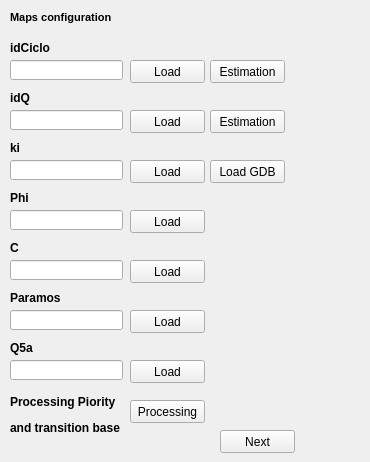
         <widget class="QWidget" name="Mapas_2">
          <widget class="QLabel" name="label_25">
           <property name="geometry">
            <rect>
             <x>10</x>
             <y>10</y>
             <width>351</width>
             <height>16</height>
            </rect>
           </property>
           <property name="font">
            <font>
             <pointsize>8</pointsize>
             <weight>75</weight>
             <bold>true</bold>
            </font>
           </property>
           <property name="text">
            <string>&lt;html&gt;&lt;head/&gt;&lt;body&gt;&lt;p&gt;Maps configuration&lt;/p&gt;&lt;/body&gt;&lt;/html&gt;</string>
           </property>
          </widget>
          <widget class="QPushButton" name="Button_Estimacion_idCiclo">
           <property name="geometry">
            <rect>
             <x>210</x>
             <y>60</y>
             <width>75</width>
             <height>23</height>
            </rect>
           </property>
           <property name="text">
            <string>Estimation</string>
           </property>
          </widget>
          <widget class="QLabel" name="label_26">
           <property name="geometry">
            <rect>
             <x>10</x>
             <y>40</y>
             <width>131</width>
             <height>16</height>
            </rect>
           </property>
           <property name="text">
            <string>&lt;html&gt;&lt;head/&gt;&lt;body&gt;&lt;p&gt;&lt;span style=&quot; font-weight:600;&quot;&gt;idCiclo&lt;/span&gt;&lt;/p&gt;&lt;/body&gt;&lt;/html&gt;</string>
           </property>
          </widget>
          <widget class="QPushButton" name="Button_Load_idCiclo">
           <property name="geometry">
            <rect>
             <x>130</x>
             <y>60</y>
             <width>75</width>
             <height>23</height>
            </rect>
           </property>
           <property name="text">
            <string>Load</string>
           </property>
          </widget>
          <widget class="QLineEdit" name="Path_Raster_idCiclo">
           <property name="geometry">
            <rect>
             <x>10</x>
             <y>60</y>
             <width>113</width>
             <height>20</height>
            </rect>
           </property>
          </widget>
          <widget class="QPushButton" name="Button_Load_idQ">
           <property name="geometry">
            <rect>
             <x>130</x>
             <y>110</y>
             <width>75</width>
             <height>23</height>
            </rect>
           </property>
           <property name="text">
            <string>Load</string>
           </property>
          </widget>
          <widget class="QPushButton" name="Button_Estimacion_idQ">
           <property name="geometry">
            <rect>
             <x>210</x>
             <y>110</y>
             <width>75</width>
             <height>23</height>
            </rect>
           </property>
           <property name="text">
            <string>Estimation</string>
           </property>
          </widget>
          <widget class="QLineEdit" name="Path_Raster_idQ">
           <property name="geometry">
            <rect>
             <x>10</x>
             <y>110</y>
             <width>113</width>
             <height>20</height>
            </rect>
           </property>
          </widget>
          <widget class="QLabel" name="label_27">
           <property name="geometry">
            <rect>
             <x>10</x>
             <y>90</y>
             <width>131</width>
             <height>16</height>
            </rect>
           </property>
           <property name="text">
            <string>&lt;html&gt;&lt;head/&gt;&lt;body&gt;&lt;p&gt;&lt;span style=&quot; font-weight:600;&quot;&gt;idQ&lt;/span&gt;&lt;/p&gt;&lt;/body&gt;&lt;/html&gt;</string>
           </property>
          </widget>
          <widget class="QLineEdit" name="Path_Raster_ki">
           <property name="geometry">
            <rect>
             <x>10</x>
             <y>160</y>
             <width>113</width>
             <height>20</height>
            </rect>
           </property>
          </widget>
          <widget class="QPushButton" name="Button_Load_ki">
           <property name="geometry">
            <rect>
             <x>130</x>
             <y>160</y>
             <width>75</width>
             <height>23</height>
            </rect>
           </property>
           <property name="text">
            <string>Load</string>
           </property>
          </widget>
          <widget class="QLabel" name="label_28">
           <property name="geometry">
            <rect>
             <x>10</x>
             <y>140</y>
             <width>131</width>
             <height>16</height>
            </rect>
           </property>
           <property name="text">
            <string>&lt;html&gt;&lt;head/&gt;&lt;body&gt;&lt;p&gt;&lt;span style=&quot; font-weight:600;&quot;&gt;ki&lt;/span&gt;&lt;/p&gt;&lt;/body&gt;&lt;/html&gt;</string>
           </property>
          </widget>
          <widget class="QPushButton" name="Button_Estimacion_ki">
           <property name="geometry">
            <rect>
             <x>210</x>
             <y>160</y>
             <width>75</width>
             <height>23</height>
            </rect>
           </property>
           <property name="text">
            <string>Load GDB</string>
           </property>
          </widget>
          <widget class="QLineEdit" name="Path_Raster_phi">
           <property name="geometry">
            <rect>
             <x>10</x>
             <y>210</y>
             <width>113</width>
             <height>20</height>
            </rect>
           </property>
          </widget>
          <widget class="QPushButton" name="Button_Load_phi">
           <property name="geometry">
            <rect>
             <x>130</x>
             <y>210</y>
             <width>75</width>
             <height>23</height>
            </rect>
           </property>
           <property name="text">
            <string>Load</string>
           </property>
          </widget>
          <widget class="QLabel" name="label_30">
           <property name="geometry">
            <rect>
             <x>10</x>
             <y>190</y>
             <width>131</width>
             <height>16</height>
            </rect>
           </property>
           <property name="text">
            <string>&lt;html&gt;&lt;head/&gt;&lt;body&gt;&lt;p&gt;&lt;span style=&quot; font-weight:600;&quot;&gt;Phi&lt;/span&gt;&lt;/p&gt;&lt;/body&gt;&lt;/html&gt;</string>
           </property>
          </widget>
          <widget class="QLineEdit" name="Path_Raster_C">
           <property name="geometry">
            <rect>
             <x>10</x>
             <y>260</y>
             <width>113</width>
             <height>20</height>
            </rect>
           </property>
          </widget>
          <widget class="QPushButton" name="Button_Load_C">
           <property name="geometry">
            <rect>
             <x>130</x>
             <y>260</y>
             <width>75</width>
             <height>23</height>
            </rect>
           </property>
           <property name="text">
            <string>Load</string>
           </property>
          </widget>
          <widget class="QLabel" name="label_31">
           <property name="geometry">
            <rect>
             <x>10</x>
             <y>240</y>
             <width>131</width>
             <height>16</height>
            </rect>
           </property>
           <property name="text">
            <string>&lt;html&gt;&lt;head/&gt;&lt;body&gt;&lt;p&gt;&lt;span style=&quot; font-weight:600;&quot;&gt;C&lt;/span&gt;&lt;/p&gt;&lt;/body&gt;&lt;/html&gt;</string>
           </property>
          </widget>
          <widget class="QPushButton" name="Button_Load_Paramos">
           <property name="geometry">
            <rect>
             <x>130</x>
             <y>310</y>
             <width>75</width>
             <height>23</height>
            </rect>
           </property>
           <property name="text">
            <string>Load</string>
           </property>
          </widget>
          <widget class="QLabel" name="label_32">
           <property name="geometry">
            <rect>
             <x>10</x>
             <y>290</y>
             <width>131</width>
             <height>16</height>
            </rect>
           </property>
           <property name="text">
            <string>&lt;html&gt;&lt;head/&gt;&lt;body&gt;&lt;p&gt;&lt;span style=&quot; font-weight:600;&quot;&gt;Paramos&lt;/span&gt;&lt;/p&gt;&lt;/body&gt;&lt;/html&gt;</string>
           </property>
          </widget>
          <widget class="QLineEdit" name="Path_Raster_Paramos">
           <property name="geometry">
            <rect>
             <x>10</x>
             <y>310</y>
             <width>113</width>
             <height>20</height>
            </rect>
           </property>
          </widget>
          <widget class="QLineEdit" name="Path_Raster_Q5a">
           <property name="geometry">
            <rect>
             <x>10</x>
             <y>360</y>
             <width>113</width>
             <height>20</height>
            </rect>
           </property>
          </widget>
          <widget class="QLabel" name="label_33">
           <property name="geometry">
            <rect>
             <x>10</x>
             <y>340</y>
             <width>131</width>
             <height>16</height>
            </rect>
           </property>
           <property name="text">
            <string>&lt;html&gt;&lt;head/&gt;&lt;body&gt;&lt;p&gt;&lt;span style=&quot; font-weight:600;&quot;&gt;Q5a&lt;/span&gt;&lt;/p&gt;&lt;/body&gt;&lt;/html&gt;</string>
           </property>
          </widget>
          <widget class="QPushButton" name="Button_Load_Q5a">
           <property name="geometry">
            <rect>
             <x>130</x>
             <y>360</y>
             <width>75</width>
             <height>23</height>
            </rect>
           </property>
           <property name="text">
            <string>Load</string>
           </property>
          </widget>
          <widget class="QPushButton" name="Button_Step_6">
           <property name="geometry">
            <rect>
             <x>220</x>
             <y>430</y>
             <width>75</width>
             <height>23</height>
            </rect>
           </property>
           <property name="text">
            <string>Next</string>
           </property>
          </widget>
          <widget class="QPushButton" name="Button_Run_P_T">
           <property name="geometry">
            <rect>
             <x>130</x>
             <y>400</y>
             <width>75</width>
             <height>23</height>
            </rect>
           </property>
           <property name="text">
            <string>Processing</string>
           </property>
          </widget>
          <widget class="QLabel" name="label_35">
           <property name="geometry">
            <rect>
             <x>10</x>
             <y>390</y>
             <width>121</width>
             <height>51</height>
            </rect>
           </property>
           <property name="text">
            <string>&lt;html&gt;&lt;head/&gt;&lt;body&gt;&lt;p&gt;&lt;span style=&quot; font-weight:600;&quot;&gt;Processing Piority &lt;/span&gt;&lt;/p&gt;&lt;p&gt;&lt;span style=&quot; font-weight:600;&quot;&gt;and transition base&lt;/span&gt;&lt;/p&gt;&lt;/body&gt;&lt;/html&gt;</string>
           </property>
          </widget>
         </widget>
